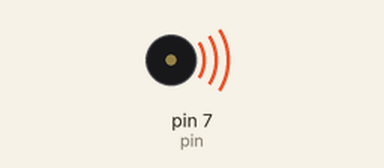
Simulated run of this sketch. Board: Arduino Uno, built with avr-gcc and run on an emulated ATmega328P. Parts: buzzer (waves = sounding).

Above: at 1.5 s.
At 6.8 s:
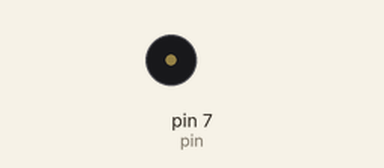
Timing chart, 0 to 9.0 s (numbered marks = the images above):
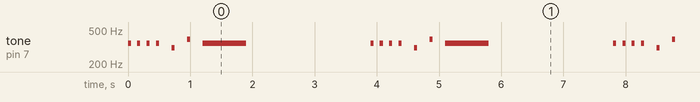

The sketch:

sound_effect_levelup.ino
```cpp
#define C3  130
#define CD3 139
#define D3  147
#define DE3 156
#define E3  165
#define F3  175
#define FG3 185
#define G3  196
#define GA3 208
#define A3  220
#define AB3 233
#define B3  247

#define C4  262       // ド
#define CD4 277       // ド#レb
#define D4  294       // レ
#define DE4 311       // レ#ミb
#define E4  330       // ミ
#define F4  349       // ファ
#define FG4 370       // ファ#ソb
#define G4  392       // ソ
#define GA4 415       // ソ#ラb
#define A4  440       // ラ
#define AB4 466       // ラ#シb
#define B4  494       // シ

int duration = 100;   //
int pin = 7;          // pin number

void setup() {
  // put your setup code here, to run once:

}

void loop() {
  // put your main code here, to run repeatedly:
  tone(pin, F4);
  delay(duration / 2);
  noTone(pin);
  delay(duration);
  tone(pin, F4);
  delay(duration / 2);
  noTone(pin);
  delay(duration);
  tone(pin, F4);
  delay(duration / 2);
  noTone(pin);
  delay(duration);
  tone(pin, F4);
  delay(duration / 2);
  noTone(pin);
  delay(duration * 2);
  tone(pin, DE4);
  delay(duration / 2);
  noTone(pin);
  delay(duration * 2);
  tone(pin, G4);
  delay(duration / 2);
  noTone(pin);
  delay(duration * 2);
  tone(pin, F4);
  delay(duration * 7);
  noTone(pin);
  delay(duration * 20);
/*
  tone(pin, C4);    // ド
  delay(duration);
  tone(pin, B4);    // シ
  delay(duration);
  tone(pin, AB4);   // シb
  delay(duration);
  tone(pin, A4);    // ラ
  delay(duration);
  tone(pin, G4);    // ソ
  delay(duration);
  tone(pin, AB4);   // シb
  delay(duration);
  tone(pin, A4);    // ラ
  delay(duration);
  delay(1000);
*/
}
```

Measured:
- by itself, tone on pin 7 (pin): repeats every 3.9 s: 3 × (silent 0.10 s, 349 Hz 0.05 s), silent 0.20 s, 311 Hz 0.05 s, silent 0.20 s, 392 Hz 0.05 s, silent 0.20 s, 349 Hz 0.70 s, silent 2.0 s, 349 Hz 0.05 s
